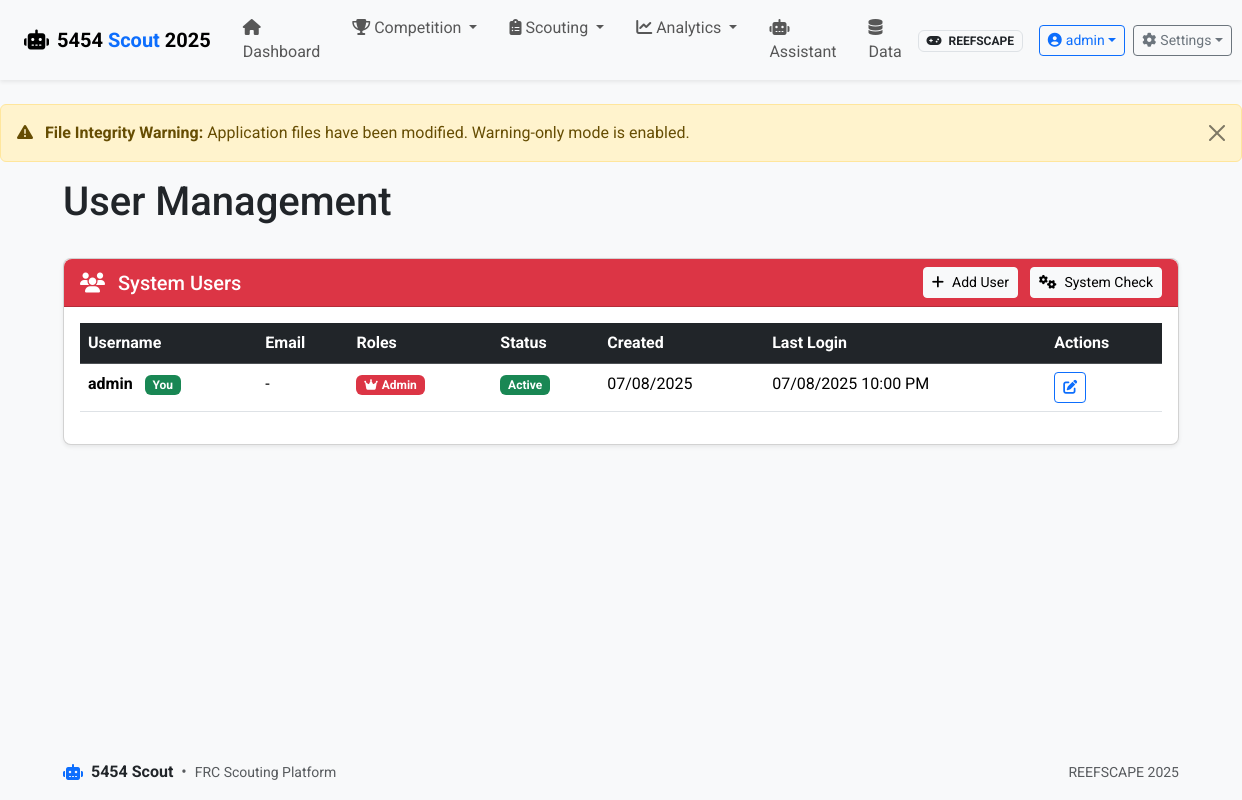
The app's page /auth/users (signed in) with its own data.
### app/models.py (models this page shows, shortened)
class User(UserMixin, db.Model):
    id = db.Column(db.Integer, primary_key=True)
    username = db.Column(db.String(80), unique=True, nullable=False)
    email = db.Column(db.String(120), unique=True, nullable=True)
    password_hash = db.Column(db.String(128))
    is_active = db.Column(db.Boolean, default=True)
    created_at = db.Column(db.DateTime, default=datetime.utcnow)
    last_login = db.Column(db.DateTime)
    roles = db.relationship('Role', secondary=user_roles, lazy='subquery',
                           backref=db.backref('users', lazy=True))
    def has_role(self, role_name):
        return any(role.name == role_name for role in self.roles)
    def get_role_names(self):
        return [role.name for role in self.roles]

class Role(db.Model):
    id = db.Column(db.Integer, primary_key=True)
    name = db.Column(db.String(80), unique=True, nullable=False)
    description = db.Column(db.String(255))

### app/routes/auth.py (the view)
@bp.route('/users')
@admin_required
def manage_users():
    users = User.query.all()
    roles = Role.query.all()
    return render_template('auth/manage_users.html', users=users, roles=roles)

### app/templates/auth/manage_users.html (shortened to what this page needs)
{% extends 'base.html' %}
{% block heading %}User Management{% endblock %}
{% block content %}
<div class="row mb-4">
    <div class="col-md-12">
        <div class="card">
            <div class="card-header bg-danger text-white d-flex justify-content-between align-items-center">
                <h5 class="mb-0">
                    <i class="fas fa-users me-2"></i>
                    System Users
                </h5>
                <div>
                    <a href="{{ url_for('auth.add_user') }}" class="btn btn-light btn-sm me-2">
                        <i class="fas fa-plus me-2"></i>Add User
                    </a>
                    <a href="{{ url_for('auth.system_check') }}" class="btn btn-light btn-sm">
                        <i class="fas fa-cogs me-2"></i>System Check
                    </a>
                </div>
            </div>
            <div class="card-body">
                {% if users %}
                <div class="table-responsive">
                    <table class="table table-hover">
                        <thead class="table-dark">
                            <tr>
                                <th>Username</th>
                                <th>Email</th>
                                <th>Roles</th>
                                <th>Status</th>
                                <th>Created</th>
                                <th>Last Login</th>
                                <th>Actions</th>
                            </tr>
                        </thead>
                        <tbody>
                            {% for user in users %}
                            <tr>
                                <td>
                                    <strong>{{ user.username }}</strong>
                                    {% if user.id == current_user.id %}
                                        <span class="badge bg-success ms-2">You</span>
                                    {% endif %}
                                </td>
                                <td>{{ user.email or '-' }}</td>
                                <td>
                                    {% for role in user.roles %}
                                        {% if role.name == 'admin' %}
                                            <span class="badge bg-danger me-1">
                                                <i class="fas fa-crown me-1"></i>Admin
                                            </span>
                                        {% elif role.name == 'analytics' %}
                                            <span class="badge bg-warning me-1">
                                                <i class="fas fa-chart-line me-1"></i>Analytics
                                            </span>
                                        {% elif role.name == 'scout' %}
                                            <span class="badge bg-info me-1">
                                                <i class="fas fa-search me-1"></i>Scout
                                            </span>
                                        {% else %}
                                            <span class="badge bg-secondary me-1">{{ role.name.title() }}</span>
                                        {% endif %}
                                    {% endfor %}
                                </td>
                                <td>
                                    {% if user.is_active %}
                                        <span class="badge bg-success">Active</span>
                                    {% else %}
                                        <span class="badge bg-danger">Inactive</span>
                                    {% endif %}
                                </td>
                                <td>{{ user.created_at.strftime('%m/%d/%Y') }}</td>
                                <td>
                                    {% if user.last_login %}
                                        {{ user.last_login.strftime('%m/%d/%Y %I:%M %p') }}
                                    {% else %}
                                        <span class="text-muted">Never</span>
                                    {% endif %}
                                </td>
                                <td>
                                    <div class="btn-group btn-group-sm" role="group">
                                        <a href="{{ url_for('auth.edit_user', user_id=user.id) }}"
                                           class="btn btn-outline-primary">
                                            <i class="fas fa-edit"></i>
                                        </a>
                                    </div>
                                </td>
                            </tr>
                            {% endfor %}
                        </tbody>
                    </table>
                </div>
                {% endif %}
            </div>
        </div>
    </div>
</div>
{% endblock %}

### app/templates/base.html (shortened to what this page needs)
<!DOCTYPE html>
<html lang="en" class="h-100">
<head>
    <link href="https://cdn.jsdelivr.net/npm/bootstrap@5.3.2/dist/css/bootstrap.min.css" rel="stylesheet">
    <link href="https://cdnjs.cloudflare.com/ajax/libs/font-awesome/6.4.0/css/all.min.css" rel="stylesheet">
    <link href="https://cdn.jsdelivr.net/npm/select2@4.1.0-rc.0/dist/css/select2.min.css" rel="stylesheet">
    <link href="https://cdn.jsdelivr.net/npm/select2-bootstrap-5-theme@1.3.0/dist/select2-bootstrap-5-theme.min.css" rel="stylesheet">
    <link rel="stylesheet" href="{{ url_for('static', filename='css/styles.css') }}">
</head>
<body class="d-flex flex-column h-100">
    <header class="app-header">
        <nav class="navbar navbar-expand-lg navbar-light shadow-sm">
            <div class="container-fluid px-lg-4 px-md-3 px-2">
                <a class="navbar-brand d-flex align-items-center" href="{% if user_has_role('scout') and not user_has_role('admin') and not user_has_role('analytics') %}{{ url_for('scouting.index') }}{% else %}{{ url_for('main.index') }}{% endif %}">
                    <i class="fas fa-robot brand-icon me-2"></i>
                    <span class="brand-text fw-bold">5454 <span class="text-primary">Scout</span> <span class="d-none d-sm-inline">{{ game_config.season }}</span></span>
                </a>
                <div class="collapse navbar-collapse" id="navbarMain">
                    {% if current_user.is_authenticated %}
                    <ul class="navbar-nav me-auto mb-2 mb-lg-0">
                        {% if not (user_has_role('scout') and not user_has_role('admin') and not user_has_role('analytics')) %}
                        <li class="nav-item">
                            <a class="nav-link px-3 py-2 {% if request.endpoint == 'main.index' %}active{% endif %}" href="{{ url_for('main.index') }}">
                                <i class="fas fa-home nav-icon"></i>
                                <span class="nav-text">Dashboard</span>
                            </a>
                        </li>
                        {% endif %}
                        {% if user_has_role('admin') or user_has_role('analytics') %}
                        <li class="nav-item dropdown">
                            <a class="nav-link dropdown-toggle px-3 py-2 "
                               href="#" role="button" data-bs-toggle="dropdown" aria-expanded="false">
                                <i class="fas fa-trophy nav-icon"></i>
                                <span class="nav-text">Competition</span>
                            </a>
                        </li>
                        {% endif %}
                        <li class="nav-item dropdown">
                            <a class="nav-link dropdown-toggle px-3 py-2 {% if request.endpoint and request.endpoint.startswith('scouting') %}active{% endif %}"
                               href="#" role="button" data-bs-toggle="dropdown" aria-expanded="false">
                                <i class="fas fa-clipboard-list nav-icon"></i>
                                <span class="nav-text">Scouting</span>
                            </a>
                        </li>
                        {% if user_has_role('admin') or user_has_role('analytics') %}
                        <li class="nav-item dropdown">
                            <a class="nav-link dropdown-toggle px-3 py-2 {% if request.endpoint and (request.endpoint.startswith('visualization') or request.endpoint.startswith('graphs')) %}active{% endif %}"
                               href="#" role="button" data-bs-toggle="dropdown" aria-expanded="false">
                                <i class="fas fa-chart-line nav-icon"></i>
                                <span class="nav-text">Analytics</span>
                            </a>
                        </li>
                        <li class="nav-item">
                            <a class="nav-link px-3 py-2 {% if request.endpoint and request.endpoint.startswith('assistant') %}active{% endif %}"
                               href="{{ url_for('assistant.index') }}">
                                <i class="fas fa-robot nav-icon"></i>
                                <span class="nav-text">Assistant</span>
                            </a>
                        </li>
                        <li class="nav-item">
                            <a class="nav-link px-3 py-2 {% if request.endpoint and request.endpoint.startswith('data') %}active{% endif %}"
                               href="{{ url_for('data.index') }}">
                                <i class="fas fa-database nav-icon"></i>
                                <span class="nav-text">Data</span>
                            </a>
                        </li>
                        {% endif %}
                    </ul>
                    {% endif %}
                    <div class="d-flex align-items-center navbar-actions">
                        {% if game_config %}
                        <div class="game-badge me-3 d-none d-lg-block">
                            <span class="badge bg-light text-dark border">
                                <i class="fas fa-gamepad me-1"></i>
                                <span class="d-none d-xl-inline">{{ game_config.game_name }}</span>
                            </span>
                        </div>
                        {% endif %}
                        {% if current_user.is_authenticated %}
                        <div class="dropdown me-2">
                            <button class="btn btn-outline-primary btn-sm d-flex align-items-center dropdown-toggle"
                                    type="button" data-bs-toggle="dropdown" aria-expanded="false">
                                <i class="fas fa-user-circle me-1"></i>
                                <span class="d-none d-md-inline">{{ current_user.username }}</span>
                            </button>
                        </div>
                        {% endif %}
                        {% if current_user.is_authenticated and (user_has_role('admin') or user_has_role('analytics')) %}
                        <div class="dropdown">
                            <button class="btn btn-outline-secondary btn-sm d-flex align-items-center dropdown-toggle"
                                    type="button" data-bs-toggle="dropdown" aria-expanded="false">
                                <i class="fas fa-cog me-1"></i>
                                <span class="d-none d-lg-inline">Settings</span>
                            </button>
                        </div>
                        {% endif %}
                    </div>
                </div>
            </div>
        </nav>
    </header>
    <div class="toast-container position-fixed top-0 end-0 p-3">
    </div>
    <main class="flex-shrink-0 py-4">
        {% if integrity_status.integrity_compromised and integrity_status.warning_only_mode %}
        <div class="alert alert-warning alert-dismissible fade show" role="alert">
            <i class="fas fa-exclamation-triangle me-2"></i>
            <strong>File Integrity Warning:</strong> Application files have been modified. Warning-only mode is enabled.
            <button type="button" class="btn-close" data-bs-dismiss="alert" aria-label="Close"></button>
        </div>
        {% endif %}
        <div class="container">
            <div class="row mb-4">
                <div class="col-12">
                    <h1 class="page-title">{% block heading %}FRC Scouting Platform{% endblock %}</h1>
                </div>
            </div>
            {% block content %}{% endblock %}
        </div>
    </main>
    <footer class="footer mt-auto py-3">
        <div class="container">
            <div class="row align-items-center g-2">
                <div class="col-md-6 text-center text-md-start">
                    <div class="d-flex align-items-center justify-content-center justify-content-md-start">
                        <i class="fas fa-robot brand-icon me-2 text-primary"></i>
                        <span class="fw-bold">5454 Scout</span>
                        <span class="text-muted mx-2">•</span>
                        <span class="small text-muted">FRC Scouting Platform</span>
                    </div>
                </div>
                <div class="col-md-6 text-center text-md-end">
                    <div class="small text-muted">
                        {% if game_config %}
                        <span>{{ game_config.game_name }} {{ game_config.season }}</span>
                        {% else %}
                        <span>No active configuration</span>
                        {% endif %}
                    </div>
                </div>
            </div>
        </div>
    </footer>
</body>
</html>

### records on screen
User: username "admin", shows "You", email "-", is_active "Active", created_at "07/08/2025", last_login "07/08/2025 10:00 PM"
Role: name "admin" (drawn)

### other values on screen
{{ game_config.season }} "2025"
{{ game_config.game_name }} "REEFSCAPE"
